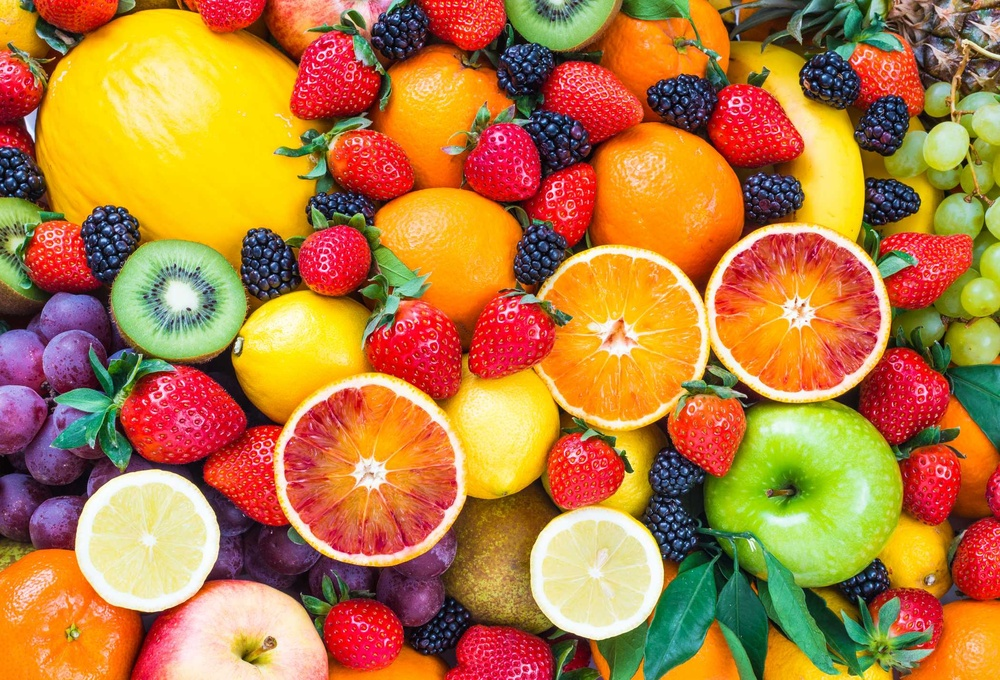
#> input picture Lab4/fruit.jpg, 1000 x 680 px, shrunk from 2100 x 1427 before the run
$ jupyter execute Lab4.ipynb
#> lines starting #> are read from the running program, lines starting #| are printed output that depends on the picture; after the words box and inside, x2 and y2 are one past the last pixel; in counts of white or black regions, pixels touching at a corner belong together
[cell 1]
from PIL import Image                       # Thư viện xử lý ảnh PIL
import numpy as np                          # Thư viện mảng số
import imageio.v2 as iio                    # (Không dùng trong đoạn này)
import scipy.ndimage as nd                  # (Không dùng trong đoạn này)
import matplotlib.pylab as plt              # Thư viện vẽ đồ thị
from skimage.filters.thresholding import threshold_otsu  # Hàm ngưỡng Otsu

# Đọc ảnh 'fruit.jpg' và chuyển sang ảnh xám (grayscale)
data = Image.open('fruit.jpg').convert('L')
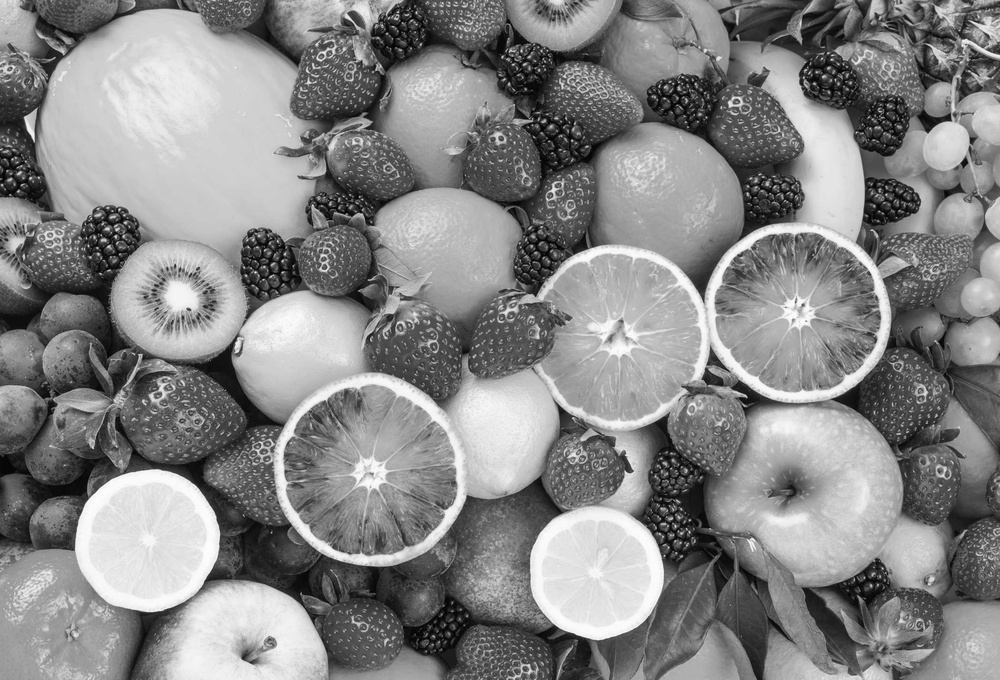
#> data: PIL image 1000x680 L; min 0, max 254, mean 134.5

# Chuyển ảnh thành mảng numpy
a = np.asarray(data)

# Thực hiện phân ngưỡng Otsu để tìm ngưỡng tối ưu
thres = threshold_otsu(a)
#> thres = 131

# Tạo ảnh nhị phân: giữ lại các pixel có cường độ > ngưỡng
b = a > thres
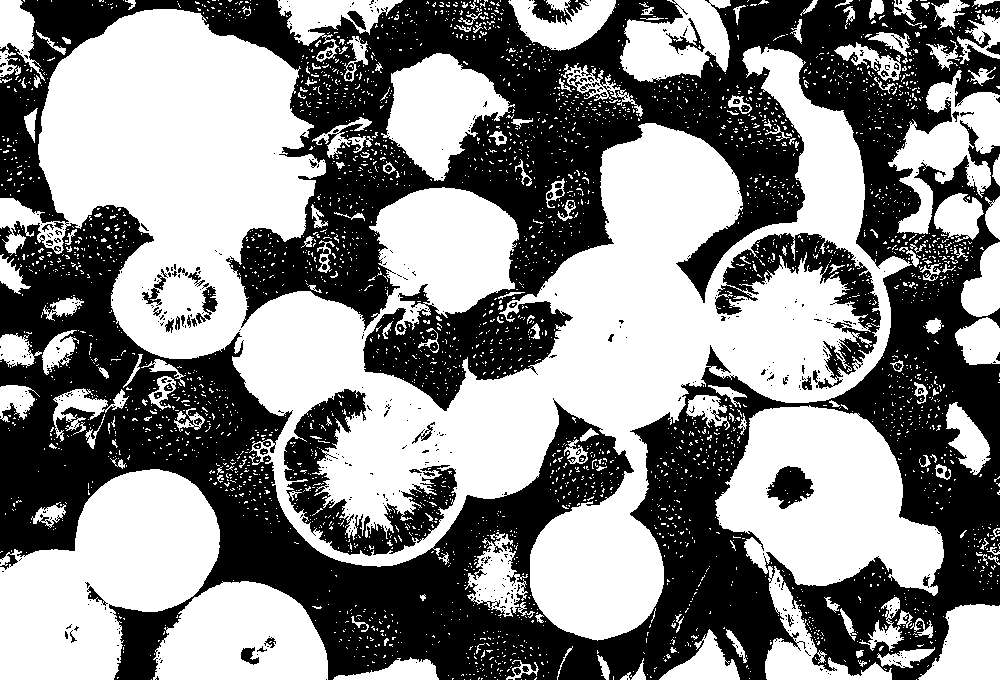
#> b: shape (680, 1000) bool; 52.8% white; 555 black regions (486 under 20 px), largest, box (x1, y1, x2, y2) and area: (0, 0, 1000, 680) 297076, (284, 389, 457, 556) 9531, (715, 233, 881, 389) 7356

# Chuyển mảng nhị phân (True/False) sang ảnh
b = Image.fromarray(b)

# Hiển thị ảnh kết quả
plt.imshow(b)
plt.show()

[cell 2]
from PIL import Image                        # Thư viện xử lý ảnh
import numpy as np                           # Thư viện xử lý mảng số
import imageio.v2 as iio                     # (Không dùng trong đoạn này)
import scipy.ndimage as nd                   # (Không dùng trong đoạn này)
import matplotlib.pylab as plt               # Thư viện vẽ ảnh
from skimage.filters import threshold_local  # Hàm tính ngưỡng cục bộ (local)

# Đọc ảnh 'fruit.jpg' và chuyển sang ảnh xám (grayscale)
data = Image.open('fruit.jpg').convert('L')

# Chuyển ảnh sang mảng numpy
a = np.asarray(data)

# Thực hiện phân ngưỡng cục bộ (local thresholding)
# window_size=39: kích thước cửa sổ, offset=10: dịch ngưỡng lên thêm 10
b = threshold_local(a, 39, offset=10)
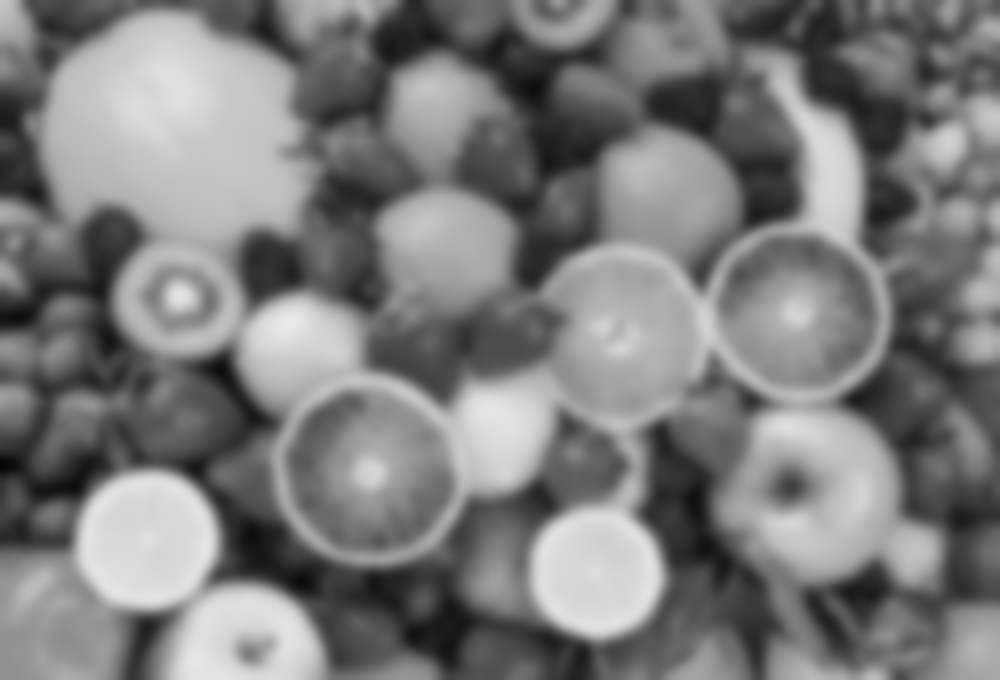
#> b: shape (680, 1000) float64; min 5.37, max 234, mean 124.5

# Chuyển mảng kết quả sang ảnh
b = Image.fromarray(b)
#> b: PIL image 1000x680 F

plt.imshow(b)
plt.show()

[cell 3]
import cv2                                  # Thư viện OpenCV
from PIL import Image                       # Thư viện xử lý ảnh PIL
import numpy as np                          # Thư viện mảng số
import imageio.v2 as iio                     # (Không dùng trong đoạn này)
import scipy.ndimage as nd                  # (Không dùng trong đoạn này)
from scipy.ndimage import label              # Hàm gán nhãn (label)
import matplotlib.pylab as plt              # Thư viện vẽ ảnh
from skimage.filters import threshold_local  # (Không dùng trong đoạn này)

# Mở ảnh và chuyển sang ảnh xám
data = cv2.imread('fruit.jpg')
#> data: shape (680, 1000, 3)

# Chuyển ảnh màu sang ảnh xám
a = cv2.cvtColor(data, cv2.COLOR_BGR2GRAY)

# Áp dụng phân ngưỡng Otsu để thu được pixel của vùng quan tâm (cell pixels)
thresh, b1 = cv2.threshold(a, 0, 255, cv2.THRESH_BINARY_INV + cv2.THRESH_OTSU)
#> thresh = 131

# Vì Otsu không phân đoạn hết ảnh, nên thực hiện phép co (erosion) để làm mảnh vùng foreground
b2 = cv2.erode(b1, None, iterations=2)
#> b2: shape (680, 1000); 25.9% white; 514 white regions (380 under 20 px), largest, box (x1, y1, x2, y2) and area: (106, 346, 791, 680) 51911, (240, 0, 810, 322) 39869, (793, 218, 1000, 680) 23911

# Tính toán ảnh khoảng cách (distance transform)
dist_trans = cv2.distanceTransform(b2, 2, 3)

# Áp dụng phân ngưỡng lên ảnh distance transform để xác định vùng foreground
thresh, dt = cv2.threshold(dist_trans, 1, 255, cv2.THRESH_BINARY)
#> dt: shape (680, 1000) float32; 20.1% white; 547 white regions (413 under 20 px), largest, box (x1, y1, x2, y2) and area: (117, 348, 786, 680) 41122, (839, 220, 1000, 651) 15881, (308, 0, 809, 191) 15215

# Thực hiện gán nhãn (labeling)
labelled, ncc = label(dt)
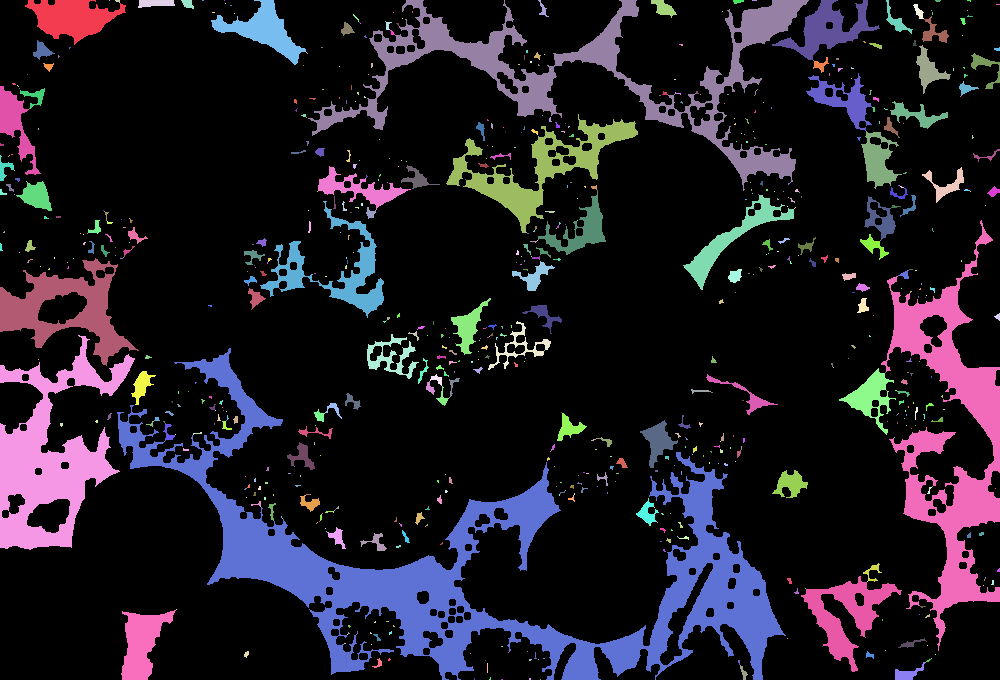
#> labelled: shape (680, 1000) int32; 710 distinct labels, from 0 to 709; one colour per label, 0 black
#> ncc = 709

# Chuyển mảng nhãn sang kiểu số nguyên 32-bit (bắt buộc cho watershed)
labelled = labelled.astype(np.int32)

# Thực hiện thuật toán watershed (tách vùng)
cv2.watershed(data, labelled)

# Chuyển kết quả gán nhãn thành ảnh để hiển thị
b = Image.fromarray(labelled)
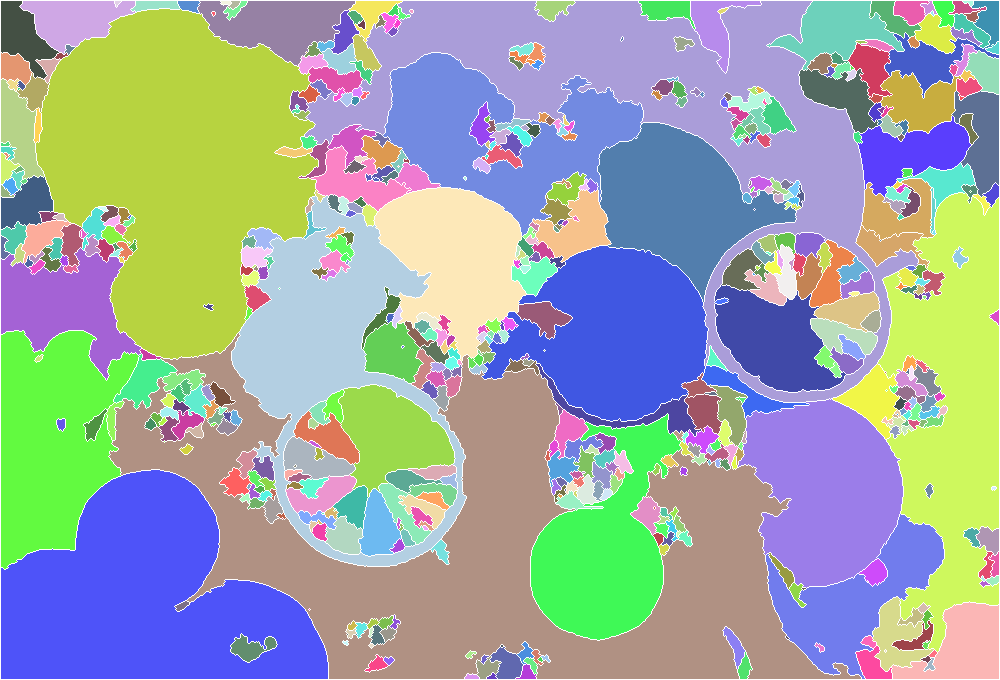
#> b: PIL image 1000x680 I; 705 distinct labels, from -1 to 707; one colour per label, 0 black, -1 white

# Hiển thị ảnh kết quả
plt.imshow(b)
plt.show()
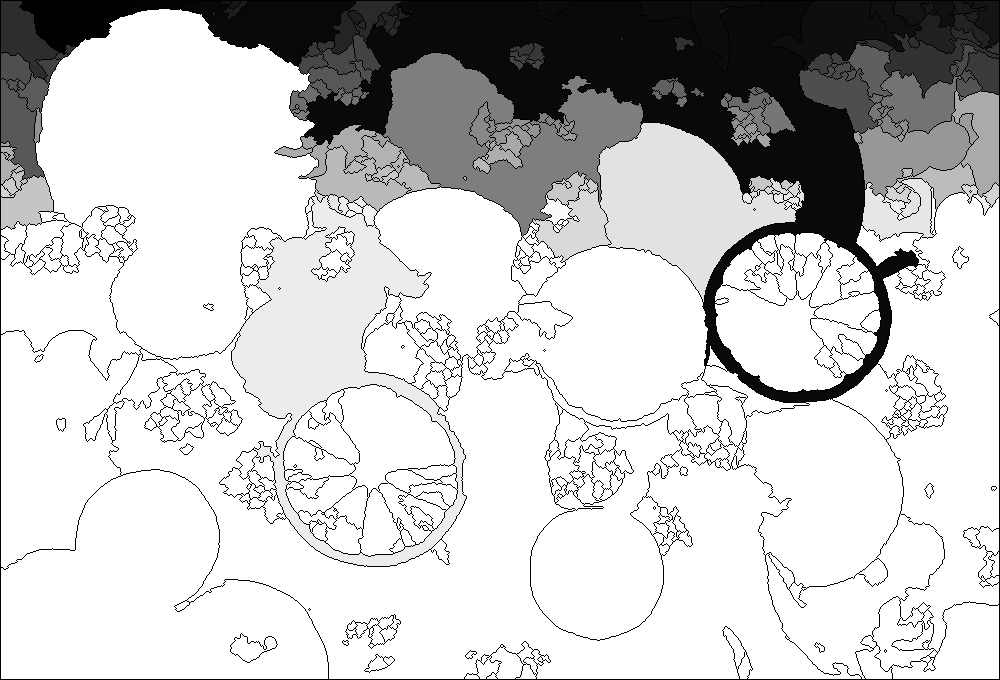
#> shown: shape (680, 1000, 4); mean R, G, B, A 200.5, 200.5, 200.5, 255

[cell 4]
import cv2                                   # Thư viện OpenCV
from PIL import Image                        # Thư viện xử lý ảnh PIL
import numpy as np                           # Thư viện mảng số
import imageio.v2 as iio                     # (Không dùng trong đoạn này)
import scipy.ndimage as nd                   # Thư viện xử lý ảnh nâng cao
from scipy.ndimage import label               # (Không dùng trong đoạn này)
import matplotlib.pylab as plt               # Thư viện vẽ ảnh
from skimage.filters import threshold_local  # (Không dùng trong đoạn này)

# Mở ảnh 'Dil.png' và chuyển sang ảnh xám (grayscale)
data = Image.open('Dil.png').convert('L')
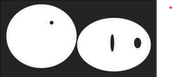
#> input picture Lab4/Dil.png, 172 x 77 px, shrunk from 361 x 162 before the run
#> data: PIL image 172x77 L

# Thực hiện phép giãn (dilation): làm to vùng trắng lên
b = nd.binary_dilation(data, iterations=50)
#> b: shape (77, 172) bool; every value is 1

# Chuyển mảng kết quả thành ảnh để hiển thị
c = Image.fromarray(b)
#> c: PIL image 172x77 1; every value is 1

# Hiển thị ảnh kết quả
c.show()
plt.imshow(c)
plt.show()

[cell 5]
import cv2                                   # Thư viện OpenCV
from PIL import Image                        # Thư viện xử lý ảnh PIL
import numpy as np                           # Thư viện mảng số
import imageio.v2 as iio                     # (Không dùng trong đoạn này)
import scipy.ndimage as nd                   # Thư viện xử lý ảnh nâng cao
from scipy.ndimage import label               # (Không dùng trong đoạn này)
import matplotlib.pylab as plt               # Thư viện vẽ ảnh
from skimage.filters import threshold_local  # (Không dùng trong đoạn này)

# Mở ảnh 'Dil.png' và chuyển sang ảnh xám (grayscale)
data = Image.open('Dil.png').convert('L')

# Định nghĩa phần tử cấu trúc (structuring element) 3x3
s = [[0, 1, 0],
     [1, 1, 1],
     [0, 1, 0]]

# Thực hiện phép mở (opening): erosion + dilation, giúp loại bỏ nhiễu nhỏ
b = nd.binary_opening(data, structure=s, iterations=25)
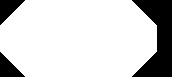
#> b: shape (77, 172) bool; 81.5% white; 3 black regions, box (x1, y1, x2, y2) and area: (132, 0, 172, 77) 1805, (0, 0, 25, 25) 325, (0, 52, 25, 77) 325

# Chuyển mảng kết quả thành ảnh để hiển thị
c = Image.fromarray(b)

# Hiển thị ảnh kết quả
c.show()
plt.imshow(c)
plt.show()

[cell 6]
import scipy.ndimage as nd
from PIL import Image
import numpy as np
import matplotlib.pylab as plt

# Mở ảnh và chuyển sang ảnh xám
data = Image.open('anh.png').convert('L')
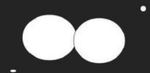
#> input picture Lab4/anh.png, 150 x 73 px, shrunk from 315 x 153 before the run
#> data: PIL image 150x73 L
data = np.array(data)

# Định nghĩa phần tử cấu trúc
s = [[0, 1, 0],
     [1, 1, 1],
     [0, 1, 0]]

# Thực hiện phép co (erosion)
b = nd.binary_erosion(data, structure=s, iterations=50)
#> b: shape (73, 150) bool; every value is 0

# Chuyển sang ảnh để hiển thị
c = Image.fromarray((b * 255).astype(np.uint8))

# Hiển thị
c.show()
plt.imshow(c, cmap='gray')
plt.show()

[cell 7]
import cv2                                   # Thư viện OpenCV (không dùng trong đoạn này)
from PIL import Image                        # Thư viện xử lý ảnh PIL
import numpy as np                           # Thư viện mảng số
import imageio.v2 as iio                     # (Không dùng trong đoạn này)
import scipy.ndimage as nd                   # Thư viện xử lý ảnh nâng cao
from scipy.ndimage import label               # (Không dùng trong đoạn này)
import matplotlib.pylab as plt               # Thư viện vẽ ảnh
from skimage.filters import threshold_local  # (Không dùng trong đoạn này)

# Mở ảnh 'dil_img.gif' và chuyển sang ảnh xám (grayscale)
data = Image.open('anh.png').convert('L')

# Định nghĩa phần tử cấu trúc (structuring element)
s = [[0, 1, 0],
     [1, 1, 1],
     [0, 1, 0]]

# Thực hiện phép đóng (closing): dilation rồi erosion, giúp lấp các lỗ nhỏ
b = nd.binary_closing(data, structure=s, iterations=50)

# Chuyển mảng kết quả thành ảnh để hiển thị
c = Image.fromarray(b)

# Hiển thị ảnh kết quả
c.show()
plt.imshow(c)
plt.show()
